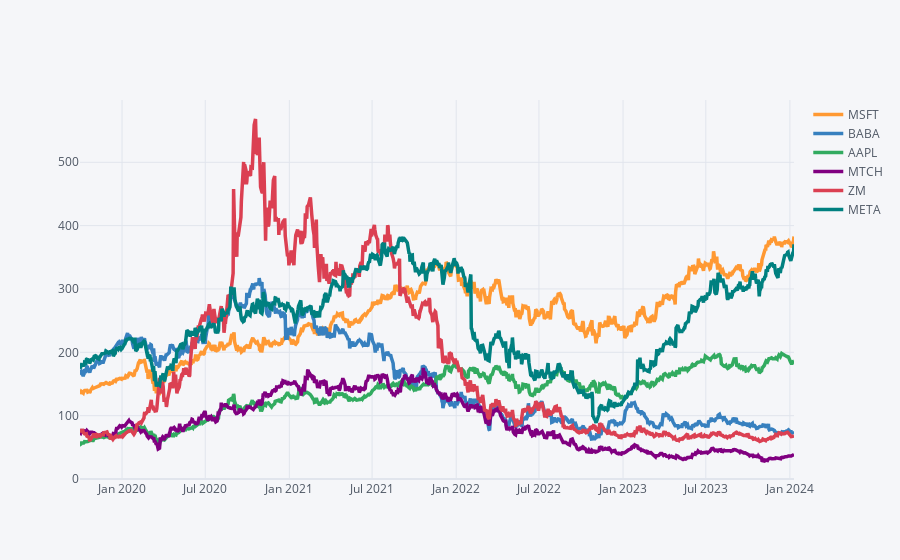

Here is the notebook cell this chart was saved with:
### Markdown cell above
From the above collection, let's choose 5 stocks that have suffered significant effects. I am picking the following - MSFT, BABA, AAPL, MTCH and ZM. Interesting is the irregularity of ZM stocks (that provides a video conferencing service) which shot up to being a necessary tool for all kinds of Work from Home requirements.

### Code cell
selected_tickers = ['MSFT', 'BABA', 'AAPL', 'MTCH','ZM','META']
selected_tech_stocks = pd.concat([df_map['MSFT'],df_map['BABA'],df_map['AAPL'],df_map['MTCH'],df_map['ZM'],df_map['META']],axis=1,keys=selected_tickers)
selected_tech_stocks.columns.names = ['Stock Ticker','Stock Info']
selected_tech_stocks.xs(key='Close',axis=1,level='Stock Info').loc['2019-10-01':current_date_str].iplot(width=3.5)
#plt.legend(bbox_to_anchor=(1.05, 1), loc='upper left', borderaxespad=0.)
#plt.tight_layout()

### Figure 1 — Plotly figure (JSON) as saved in the notebook; plotly's stock layout.template omitted (floating-point values rounded to 4 significant figures; data arrays with more than 128 entries replaced by an {"elided": "..."} marker saying what was removed)
{"data": [{"line": {"color": "rgba(255, 153, 51, 1.0)", "dash": "solid", "shape": "linear", "width": 3.5}, "mode": "lines", "name": "MSFT", "text": "", "type": "scatter", "x": {"elided": "1077 str values"}, "y": {"elided": "1077 float values"}}, {"line": {"color": "rgba(55, 128, 191, 1.0)", "dash": "solid", "shape": "linear", "width": 3.5}, "mode": "lines", "name": "BABA", "text": "", "type": "scatter", "x": {"elided": "1077 str values"}, "y": {"elided": "1077 float values"}}, {"line": {"color": "rgba(50, 171, 96, 1.0)", "dash": "solid", "shape": "linear", "width": 3.5}, "mode": "lines", "name": "AAPL", "text": "", "type": "scatter", "x": {"elided": "1077 str values"}, "y": {"elided": "1077 float values"}}, {"line": {"color": "rgba(128, 0, 128, 1.0)", "dash": "solid", "shape": "linear", "width": 3.5}, "mode": "lines", "name": "MTCH", "text": "", "type": "scatter", "x": {"elided": "1077 str values"}, "y": {"elided": "1077 float values"}}, {"line": {"color": "rgba(219, 64, 82, 1.0)", "dash": "solid", "shape": "linear", "width": 3.5}, "mode": "lines", "name": "ZM", "text": "", "type": "scatter", "x": {"elided": "1077 str values"}, "y": {"elided": "1077 float values"}}, {"line": {"color": "rgba(0, 128, 128, 1.0)", "dash": "solid", "shape": "linear", "width": 3.5}, "mode": "lines", "name": "META", "text": "", "type": "scatter", "x": {"elided": "1077 str values"}, "y": {"elided": "1077 float values"}}], "layout": {"autosize": true, "legend": {"bgcolor": "#F5F6F9", "font": {"color": "#4D5663"}}, "paper_bgcolor": "#F5F6F9", "plot_bgcolor": "#F5F6F9", "title": {"font": {"color": "#4D5663"}}, "xaxis": {"autorange": true, "gridcolor": "#E1E5ED", "range": ["2019-10-01", "2024-01-10"], "showgrid": true, "tickfont": {"color": "#4D5663"}, "title": {"font": {"color": "#4D5663"}, "text": ""}, "type": "date", "zerolinecolor": "#E1E5ED"}, "yaxis": {"autorange": true, "gridcolor": "#E1E5ED", "range": [-1.544, 598.3], "showgrid": true, "tickfont": {"color": "#4D5663"}, "title": {"font": {"color": "#4D5663"}, "text": ""}, "type": "linear", "zerolinecolor": "#E1E5ED"}}}
